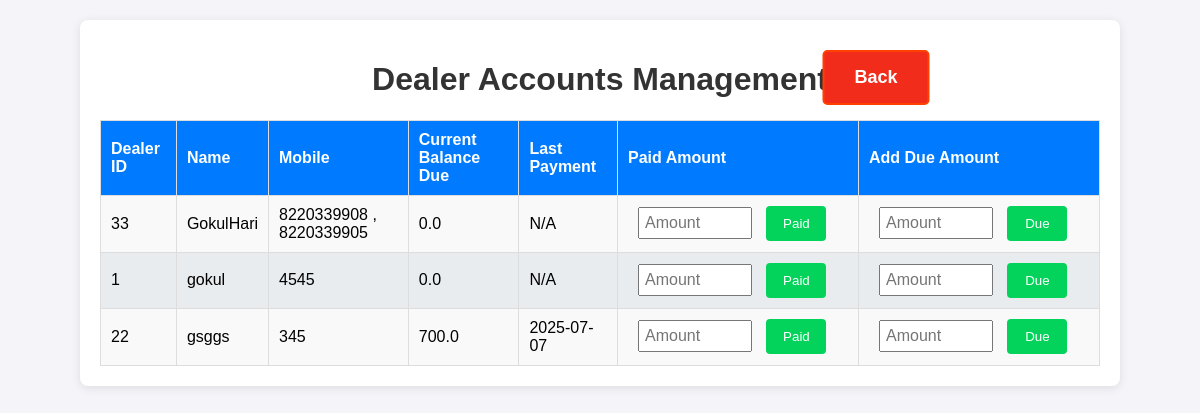
Page /dealer_accounts on the earlier database version.
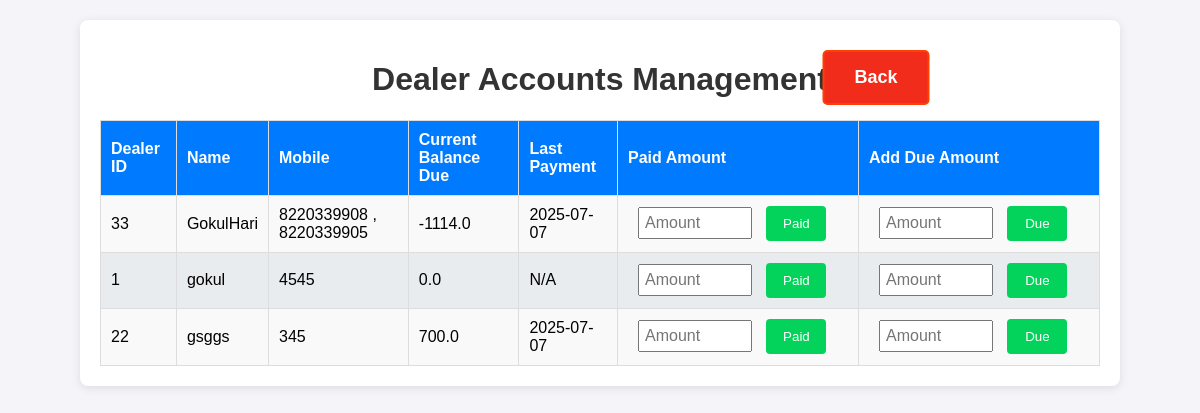
Same page on the later database version.
### app.py (models this page shows)
class Dealer_details(db.Model):
    id = db.Column(db.Integer, primary_key=True)
    dealer_id = db.Column(db.String(100), nullable=False, unique=True)
    name = db.Column(db.String(100), nullable=False)
    mobile = db.Column(db.String(15), nullable=False)
    address = db.Column(db.String(400), nullable=True)
    aadhaar_file = db.Column(db.String(400))  # Path to Aadhaar copy
    photo_file = db.Column(db.String(400))

class DealerAccounts(db.Model):
    id = db.Column(db.Integer, primary_key=True)
    dealer_id = db.Column(db.String(100), db.ForeignKey('dealer_details.dealer_id'), nullable=False, unique=True)
    current_balance = db.Column(db.Float, default=0.0)
    last_payment_date = db.Column(db.DateTime)
    dealer = db.relationship('Dealer_details', backref='account')

### app.py (the view)
@app.route('/dealer_accounts')
def dealer_accounts():
    dealers = Dealer_details.query.outerjoin(DealerAccounts, Dealer_details.dealer_id == DealerAccounts.dealer_id).add_entity(DealerAccounts).order_by(Dealer_details.name.asc()).all()
    return render_template("dealer_accounts.html", dealers=dealers)

### templates/dealer_accounts.html (shortened to what this page needs)
<!DOCTYPE html>
<html lang="en">
    <head>
    <link rel="stylesheet" href="/static/styles.css">
</head>
<body>
    <div class="container dealer_accounts_container">
        <h1>Dealer Accounts Management</h1>
        <a href="/" class="back">Back</a>
        <table class="dealer_accounts">
            <thead>
                <tr>
                    <th>Dealer ID</th>
                    <th>Name</th>
                    <th>Mobile</th>
                    <th>Current Balance Due</th>
                    <th>Last Payment</th>
                    <th class="action">Paid Amount</th>
                    <th class="action">Add Due Amount</th>
                </tr>
            </thead>
            <tbody>
                {% for dealer, account in dealers %}
                <tr>
                    <td>{{ dealer.dealer_id }}</td>
                    <td>{{ dealer.name }}</td>
                    <td>{{ dealer.mobile }}</td>
                    <td>{{ account.current_balance if account else 0 }}</td>
                    <td>{{ account.last_payment_date.strftime("%Y-%m-%d") if account and account.last_payment_date else "N/A" }}</td>
                    <td>
                        <form method="POST" action="{{ url_for('update_payment', dealer_id=dealer.dealer_id) }}">
                            <input class="amount" type="number" name="amount_paid" step="0.01" placeholder="Amount" required>
                            <button class="pay" type="submit">Paid</button>
                        </form>
                    </td>
                    <td>
                        <form method="POST" action="{{ url_for('update_payment', dealer_id=dealer.dealer_id) }}">
                            <input class="amount" type="number" name="due_amount_paid" step="0.01" placeholder="Amount" required>
                            <button class="pay" type="submit">Due</button>
                        </form>
                    </td>
                </tr>
                {% endfor %}
            </tbody>
        </table>
    </div>
</body>
</html>

Differences in the rows shown:
changed through a linked row, Dealer_details "GokulHari": current_balance "0.0" → "-1114.0"; last_payment_date "N/A" → "2025-07-07"
